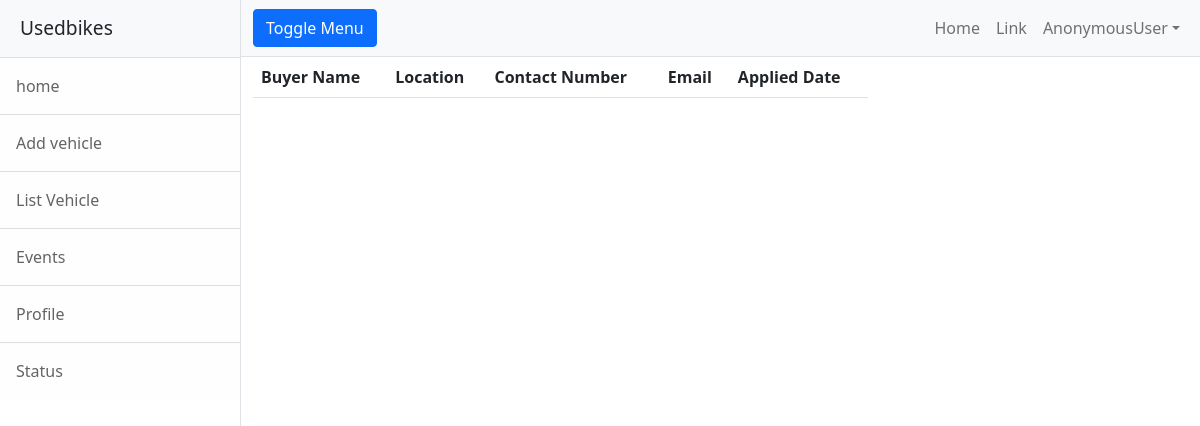
Page /usedbikes/application/all/8 on the earlier database version.
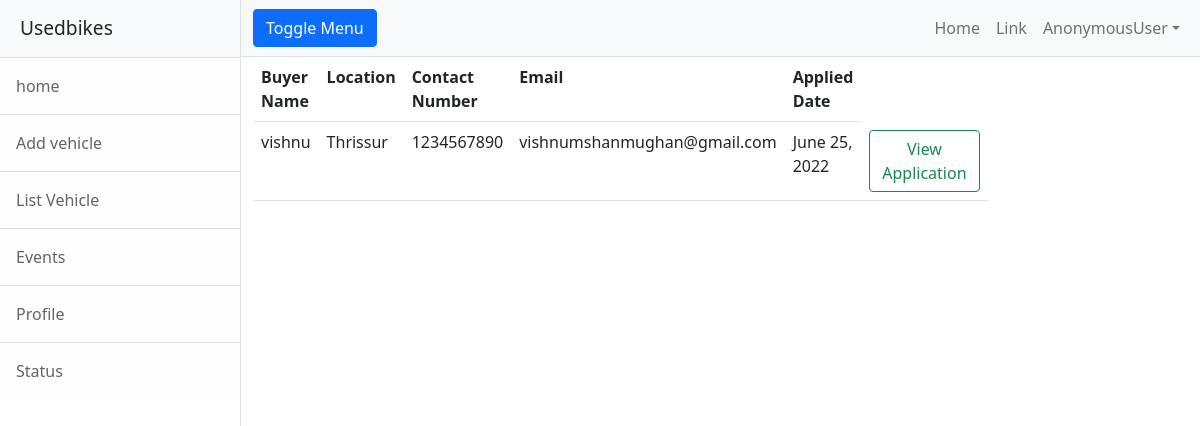
Same page on the later database version.
### usedbikes/models.py (models this page shows)
class BikeApplication(models.Model):
    Buyer=models.ForeignKey(User,on_delete=models.CASCADE,related_name="Buyer")
    vehicle=models.ForeignKey(Bikes,on_delete=models.CASCADE)
    options=(
        ("applied","applied"),
        ("viewed","viewed"),
        ("reject","reject"),
        ("cancelled","cancelled")
    )
    status=models.CharField(max_length=120,choices=options,default="sending")
    date=models.DateField(auto_now_add=True)

class User(AbstractUser):
    options=(("seller","seller"),
             ("buyer","buyer"))
    role=models.CharField(max_length=120,choices=options,default="buyer")
    phone=models.CharField(max_length=12,null=True)
    location=models.CharField(max_length=120)

### buyer/models.py (models this page shows)
class Buyerprofile(models.Model):
    profile_photo=models.ImageField(upload_to="buyerprofile")
    user=models.OneToOneField(User,on_delete=models.CASCADE,related_name="buyer")
    buyer=models.CharField(max_length=150)
    location=models.CharField(max_length=120)
    phone=models.CharField(max_length=12)
    email=models.EmailField(max_length=120)

### usedbikes/views.py (the view)
# urls.py: path("application/all/<int:id>",views.VehiclelistApplications.as_view(),name="veh-applist"),
class VehiclelistApplications(ListView):
    model=BikeApplication
    context_object_name = "application"
    template_name = "veh-applicationlist.html"
    def get_queryset(self):
        return BikeApplication.objects.filter(vehicle=self.kwargs.get("id")).exclude(status="cancelled")

### usedbikes/templates/veh-applicationlist.html (shortened to what this page needs)
{%extends 'base.html'%}
{%block body_block%}
<div class="row">
    <div class="col-8">
        <table class="table">
            <tr>
                <th>Buyer Name</th>
                <th>Location</th>
                <th>Contact Number</th>
                <th>Email</th>
                <th>Applied  Date</th>
            </tr>
            {%for application in application%}
            <tr>
                <td>{{application.Buyer.buyer.buyer}}</td>
                <td>{{application.Buyer.buyer.location}}</td>
                <td>{{application.Buyer.buyer.phone}}</td>
                <td>{{application.Buyer.email}}</td>
                <td>{{application.date}}</td>
                <td> <a href="{%url 'veh-detail' application.id%}" class="btn btn-outline-success">View Application</a>
</td>
            </tr>
            {%endfor%}
        </table>
    </div>
    <div class="col-4">
    </div>
</div>
{%endblock%}

### usedbikes/templates/base.html (shortened to what this page needs)
<!DOCTYPE html>
{%load static%}
<html lang="en">
    <head>
        <link href="{%static 'css/styles.css'%}" rel="stylesheet" />
    </head>
    <body>
        <div class="d-flex" id="wrapper">
            <div class="border-end bg-white" id="sidebar-wrapper">
                <div class="sidebar-heading border-bottom bg-light">Usedbikes</div>
                <div class="list-group list-group-flush">
                    <a class="list-group-item list-group-item-action list-group-item-light p-3" href="{%url 'bike-home' %}">home</a>
                    <a class="list-group-item list-group-item-action list-group-item-light p-3" href="{%url 'bikes-add'%}">Add vehicle</a>
                    <a class="list-group-item list-group-item-action list-group-item-light p-3" href="{%url 'bikes-list'%}">List Vehicle</a>
                    <a class="list-group-item list-group-item-action list-group-item-light p-3" href="#!">Events</a>
                    <a class="list-group-item list-group-item-action list-group-item-light p-3" href="#!">Profile</a>
                    <a class="list-group-item list-group-item-action list-group-item-light p-3" href="#!">Status</a>
                </div>
            </div>
            <div id="page-content-wrapper">
                <nav class="navbar navbar-expand-lg navbar-light bg-light border-bottom">
                    <div class="container-fluid">
                        <button class="btn btn-primary" id="sidebarToggle">Toggle Menu</button>
                        <div class="collapse navbar-collapse" id="navbarSupportedContent">
                            <ul class="navbar-nav ms-auto mt-2 mt-lg-0">
                                <li class="nav-item active"><a class="nav-link" href="#!">Home</a></li>
                                <li class="nav-item"><a class="nav-link" href="#!">Link</a></li>
                                <li class="nav-item dropdown">
                                    <a class="nav-link dropdown-toggle" id="navbarDropdown" href="#" role="button" data-bs-toggle="dropdown" aria-haspopup="true" aria-expanded="false">{{request.user}}</a>
                                </li>
                            </ul>
                        </div>
                    </div>
                </nav>
                <div class="container-fluid">
                    {%block body_block%}
                    {%endblock%}
                </div>
            </div>
        </div>
    </body>
</html>

Differences in the rows shown:
added BikeApplication: Buyer.buyer.buyer "vishnu", Buyer.buyer.location "Thrissur", Buyer.buyer.phone "1234567890", Buyer.email "vishnumshanmughan@gmail.com", date "June 25, 2022"
